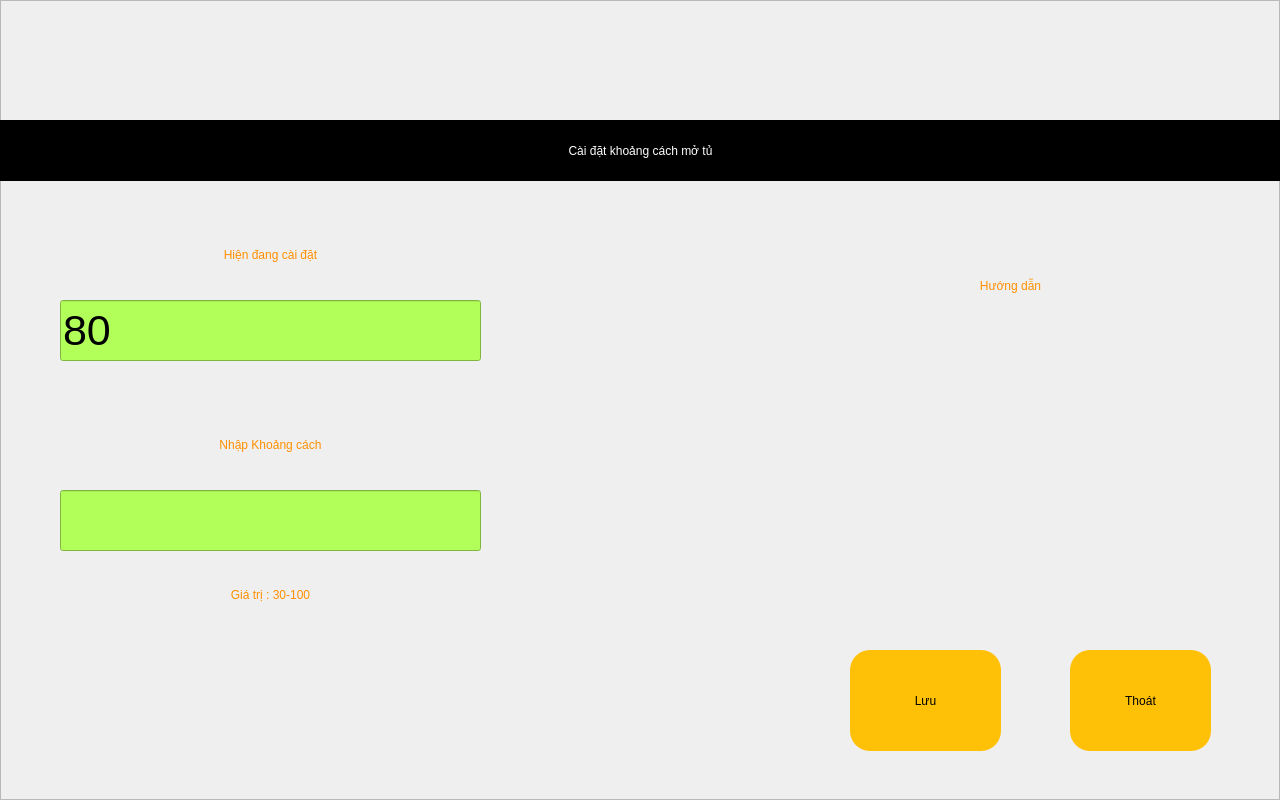
<?xml version="1.0" encoding="UTF-8"?>
<ui version="4.0">
 <class>setKCMoTu</class>
 <widget class="QWidget" name="setKCMoTu">
  <property name="geometry">
   <rect>
    <x>0</x>
    <y>0</y>
    <width>1280</width>
    <height>800</height>
   </rect>
  </property>
  <property name="windowTitle">
   <string>Form</string>
  </property>
  <property name="styleSheet">
   <string notr="true"/>
  </property>
  <widget class="QFrame" name="frame">
   <property name="geometry">
    <rect>
     <x>0</x>
     <y>0</y>
     <width>1280</width>
     <height>800</height>
    </rect>
   </property>
   <property name="styleSheet">
    <string notr="true">.QFrame{background-image: url(:/images/darkbg.jpg);}#QPushButton:pressed { background-color:#FF6E40}.QPushButton{border-radius: 20px;background-color: #FFC107;font: 75 20pt bold &quot;Ubuntu&quot;;}.QLabel{color:#FF8F00;font: 75 32pt &quot;Ubuntu&quot;;}.QLineEdit{background-color:#B2FF59;font: 75 32pt &quot;Ubuntu&quot;;}
</string>
   </property>
   <property name="frameShape">
    <enum>QFrame::StyledPanel</enum>
   </property>
   <property name="frameShadow">
    <enum>QFrame::Raised</enum>
   </property>
   <widget class="QLabel" name="label">
    <property name="geometry">
     <rect>
      <x>0</x>
      <y>120</y>
      <width>1281</width>
      <height>61</height>
     </rect>
    </property>
    <property name="styleSheet">
     <string notr="true">font: 75 32pt &quot;Ubuntu&quot;;
background-color: rgb(0, 0, 0);
color: rgb(255, 255, 255);</string>
    </property>
    <property name="text">
     <string>Cài đặt khoảng cách mở tủ</string>
    </property>
    <property name="alignment">
     <set>Qt::AlignCenter</set>
    </property>
    <property name="margin">
     <number>0</number>
    </property>
   </widget>
   <widget class="QLabel" name="label_2">
    <property name="geometry">
     <rect>
      <x>60</x>
      <y>230</y>
      <width>421</width>
      <height>50</height>
     </rect>
    </property>
    <property name="styleSheet">
     <string notr="true"/>
    </property>
    <property name="text">
     <string>Hiện đang cài đặt</string>
    </property>
    <property name="alignment">
     <set>Qt::AlignCenter</set>
    </property>
    <property name="margin">
     <number>0</number>
    </property>
   </widget>
   <widget class="QLabel" name="label_3">
    <property name="geometry">
     <rect>
      <x>60</x>
      <y>570</y>
      <width>421</width>
      <height>50</height>
     </rect>
    </property>
    <property name="styleSheet">
     <string notr="true"/>
    </property>
    <property name="text">
     <string>Giá trị : 30-100</string>
    </property>
    <property name="alignment">
     <set>Qt::AlignCenter</set>
    </property>
    <property name="margin">
     <number>0</number>
    </property>
   </widget>
   <widget class="QLabel" name="label_4">
    <property name="geometry">
     <rect>
      <x>60</x>
      <y>420</y>
      <width>421</width>
      <height>50</height>
     </rect>
    </property>
    <property name="styleSheet">
     <string notr="true"/>
    </property>
    <property name="text">
     <string>Nhập Khoảng cách</string>
    </property>
    <property name="alignment">
     <set>Qt::AlignCenter</set>
    </property>
    <property name="margin">
     <number>0</number>
    </property>
   </widget>
   <widget class="QPushButton" name="btSave">
    <property name="geometry">
     <rect>
      <x>850</x>
      <y>650</y>
      <width>151</width>
      <height>101</height>
     </rect>
    </property>
    <property name="text">
     <string>Lưu</string>
    </property>
   </widget>
   <widget class="QPushButton" name="btExit">
    <property name="geometry">
     <rect>
      <x>1070</x>
      <y>650</y>
      <width>141</width>
      <height>101</height>
     </rect>
    </property>
    <property name="text">
     <string>Thoát</string>
    </property>
   </widget>
   <widget class="QLineEdit" name="tbKCHienTai">
    <property name="geometry">
     <rect>
      <x>60</x>
      <y>300</y>
      <width>421</width>
      <height>61</height>
     </rect>
    </property>
    <property name="font">
     <font>
      <family>Ubuntu</family>
      <pointsize>32</pointsize>
      <weight>9</weight>
      <italic>false</italic>
      <bold>false</bold>
     </font>
    </property>
    <property name="text">
     <string>80</string>
    </property>
   </widget>
   <widget class="QLineEdit" name="tbKCCaiDat">
    <property name="geometry">
     <rect>
      <x>60</x>
      <y>490</y>
      <width>421</width>
      <height>61</height>
     </rect>
    </property>
    <property name="font">
     <font>
      <family>Ubuntu</family>
      <pointsize>32</pointsize>
      <weight>9</weight>
      <italic>false</italic>
      <bold>false</bold>
     </font>
    </property>
   </widget>
   <widget class="QLabel" name="label_5">
    <property name="geometry">
     <rect>
      <x>830</x>
      <y>260</y>
      <width>361</width>
      <height>51</height>
     </rect>
    </property>
    <property name="styleSheet">
     <string notr="true"/>
    </property>
    <property name="text">
     <string>Hướng dẫn</string>
    </property>
    <property name="alignment">
     <set>Qt::AlignCenter</set>
    </property>
    <property name="margin">
     <number>0</number>
    </property>
   </widget>
  </widget>
 </widget>
 <resources>
  <include location="resources.qrc"/>
 </resources>
 <connections/>
</ui>
